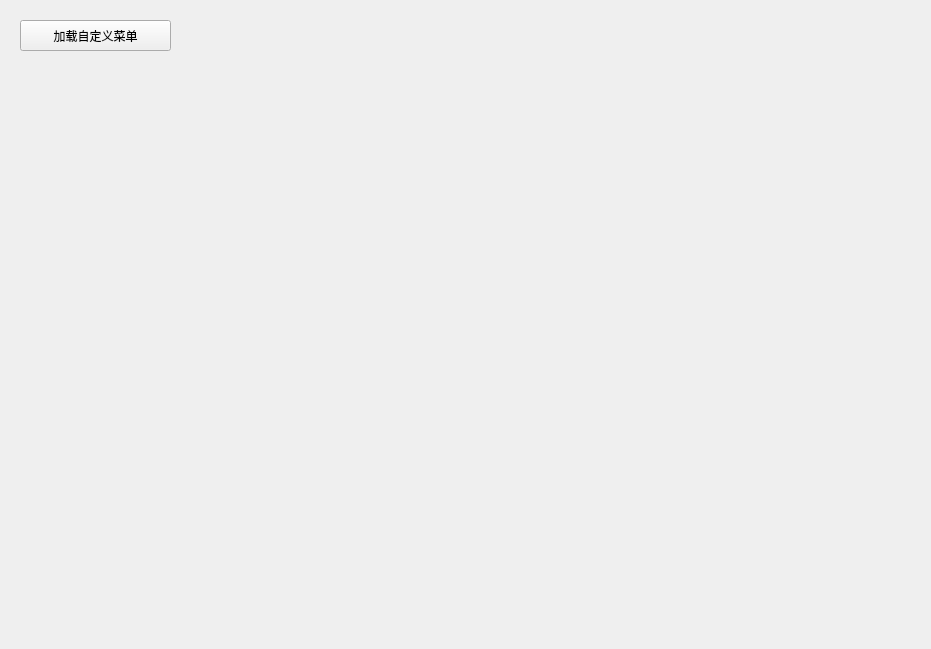
<?xml version="1.0" encoding="UTF-8"?>
<ui version="4.0">
 <class>MainWindow</class>
 <widget class="QMainWindow" name="MainWindow">
  <property name="geometry">
   <rect>
    <x>0</x>
    <y>0</y>
    <width>931</width>
    <height>649</height>
   </rect>
  </property>
  <property name="windowTitle">
   <string>MainWindow</string>
  </property>
  <widget class="QWidget" name="centralWidget">
   <widget class="QPushButton" name="addCustom">
    <property name="geometry">
     <rect>
      <x>20</x>
      <y>20</y>
      <width>151</width>
      <height>31</height>
     </rect>
    </property>
    <property name="text">
     <string>加载自定义菜单</string>
    </property>
   </widget>
  </widget>
 </widget>
 <layoutdefault spacing="6" margin="11"/>
 <resources/>
 <connections/>
</ui>
